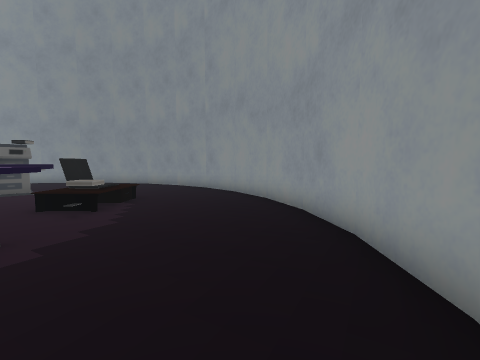
View 1 (above)

16 first-person views from a walk through a scene from a Unity 3-D project. The camera is 0.56 m above the floor, tilts 4° down and sees 90° across. The floor is counted in squares, 0.5 m on a side. Each view is taken from the middle of a square. On the plan, view 1 faces up. The plan holds only what a view shows up to about 11 squares ahead; the rest is blank. The player character is not drawn. Some surface patterns are stand-ins.

View 2
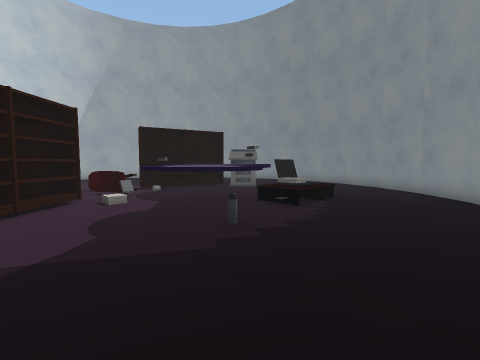

View 3
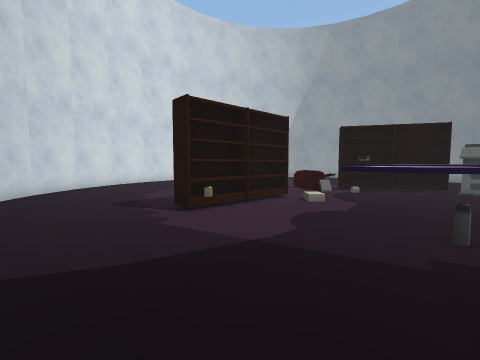

View 4
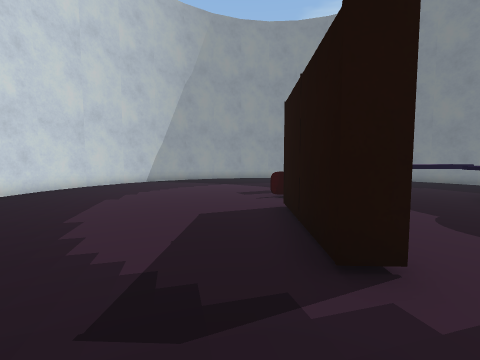

View 5
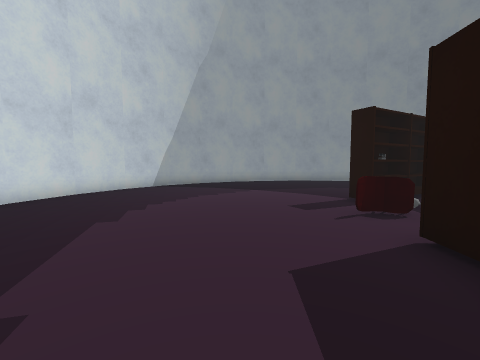

View 6
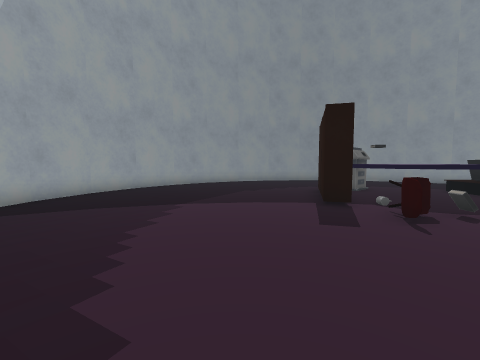

View 7
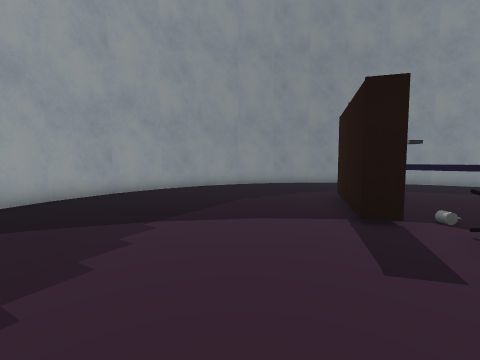

View 8
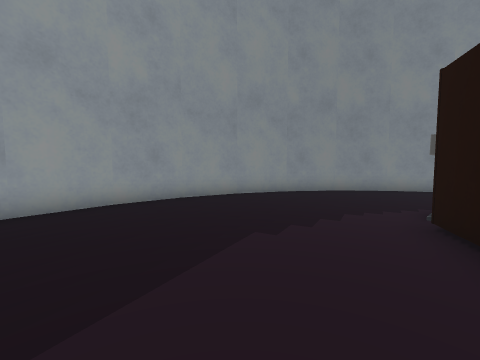

View 9
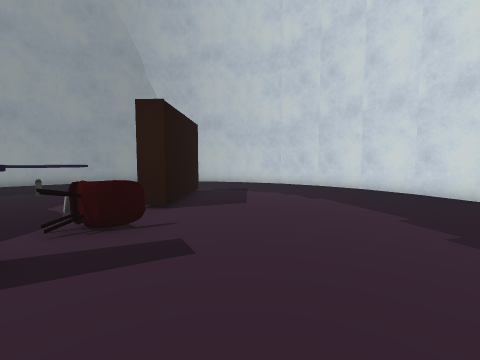

View 10
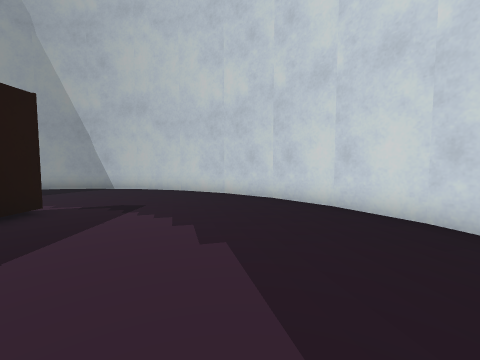

View 11
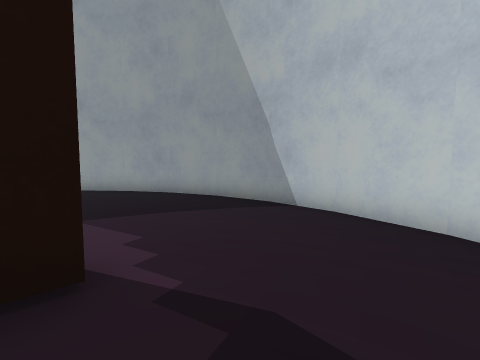

View 12
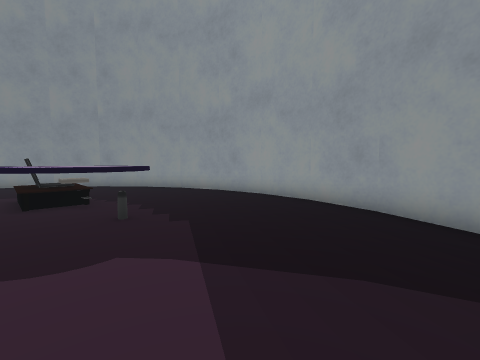

View 13
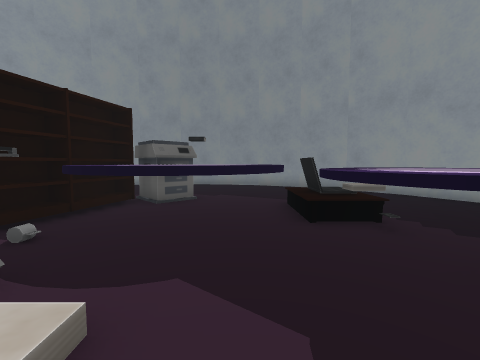

View 14
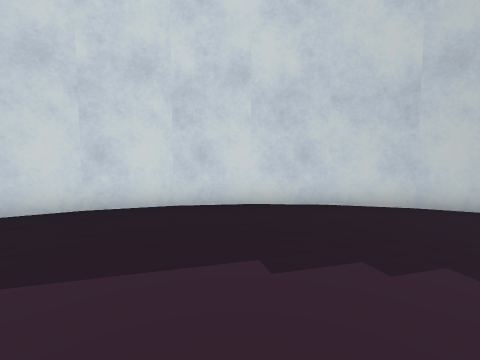

View 15
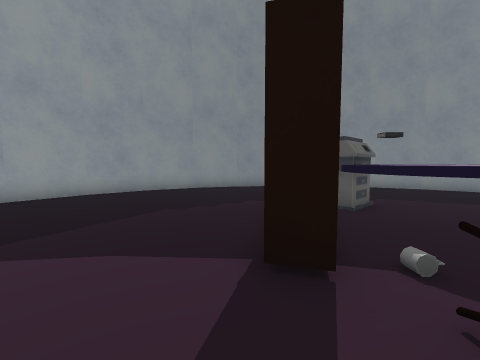

View 16
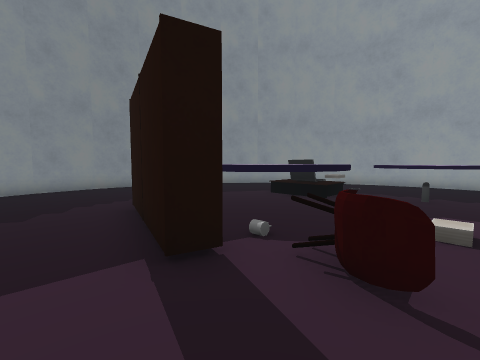

### Floor plan
Key: @ floor where view 1 was taken; # wall or solid block; . floor; ^ raised ledge; P printer; L laptop; C chair; O other object.
Columns run from 19 left of view 1 to 2 right of it. Each row starts with its distance up from view 1.
 14        ########
 13      ###......###
 12    ###..........##
 11   ##.............##
 10  ##...............##
  9  #........PP.......##
  8 ##.......OPP^..O....#
  7 #........OO^^^OLO...##
  6 #........O^^^^OLO....#
  5 #........O^^^^.......#
  4 #.......OO.^^^^^^....#
  3 #........CCO..^^^....#
  2 #........C....^^^....#
  1 #..........O#........#
  0 #..........OO......@##
 -1 ##..........OO......#
 -2  #...........O.....##
 -3  ##................#
 -4   ##..............##
 -5    ##............##
 -6     ###........###
 -7       ##########

Where each view was taken, in squares from view 1:
view 1: 0 up, 0 right, facing up
view 2: 0 up, 0 right, facing up-left
view 3: 0 up, 0 right, facing left
view 4: 4 down, 5 left, facing up-left
view 5: 3 down, 8 left, facing up-left
view 6: 2 down, 13 left, facing up
view 7: 0 up, 13 left, facing up
view 8: 4 up, 13 left, facing up
view 9: 4 up, 14 left, facing down-right
view 10: 1 down, 13 left, facing down-right
view 11: 3 down, 8 left, facing right
view 12: 2 down, 5 left, facing up-right
view 13: 1 up, 6 left, facing up
view 14: 0 up, 11 left, facing down-left
view 15: 2 up, 11 left, facing up
view 16: 2 up, 12 left, facing up-right
